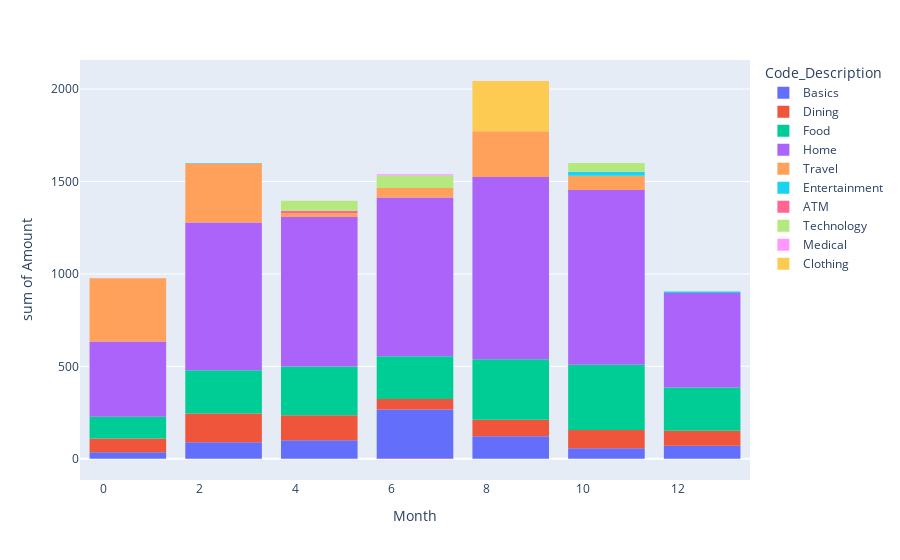

Here is the notebook cell this chart was saved with:
### Markdown cell above
Here's a similar chart that visualizes monthly expenses by code rather than by subcode.

One benefit of Plotly is that it makes filtering charts pretty easy. Suppose that you want to see what your monthly expenses look like without certain discretionary categories (such as travel and dining out). On the HTML version of this chart, you can simply click on the 'Dining' and 'Travel' categories to exclude them. The chart will then update to display only your non-dining and non-travel expenses.

### Code cell
fig_monthly_spending_by_selected_codes = px.histogram(df_expenses_by_selected_subcodes_by_month, x = 'Month', y = 'Amount', color = 'Code_Description', histfunc = 'sum')
# See https://plotly.com/python/histograms/ . I created a histogram instead 
# of a bar chart here in order to eliminate the lines in between different
# subcodes, which can be distracting.
fig_monthly_spending_by_selected_codes.update_layout(bargroupgap = 0.2)
fig_monthly_spending_by_selected_codes.write_html(chart_data_folder + '\\fig_monthly_spending_by_selected_codes.html') 
fig_monthly_spending_by_selected_codes.show()

### Figure 1 — Plotly figure (JSON) as saved in the notebook; plotly's stock layout.template omitted (floating-point values rounded to 4 significant figures)
{"data": [{"alignmentgroup": "True", "bingroup": "x", "histfunc": "sum", "hovertemplate": "Code_Description=Basics<br>Month=%{x}<br>sum of Amount=%{y}<extra></extra>", "legendgroup": "Basics", "marker": {"color": "#636efa", "pattern": {"shape": ""}}, "name": "Basics", "offsetgroup": "Basics", "orientation": "v", "showlegend": true, "type": "histogram", "x": [1, 1, 2, 2, 3, 3, 4, 4, 4, 4, 5, 5, 6, 6, 7, 7, 7, 7, 8, 8, 8, 9, 9, 10, 11, 11, 11, 11, 12, 12], "xaxis": "x", "y": [21.68, 13.75, 5.92, 24.75, 23.25, 35.75, 9.4, 9.04, 9.03, 19.25, 14.5, 39.14, 62.36, 33, 0.12, 14.3, 120.9, 35.75, 22.68, 49.82, 27.5, 5.61, 16.5, 27.5, 11.77, -15.84, 22, 11.28, 30.54, 40.38], "yaxis": "y"}, {"alignmentgroup": "True", "bingroup": "x", "histfunc": "sum", "hovertemplate": "Code_Description=Dining<br>Month=%{x}<br>sum of Amount=%{y}<extra></extra>", "legendgroup": "Dining", "marker": {"color": "#EF553B", "pattern": {"shape": ""}}, "name": "Dining", "offsetgroup": "Dining", "orientation": "v", "showlegend": true, "type": "histogram", "x": [1, 2, 3, 4, 5, 6, 7, 8, 9, 10, 11, 12], "xaxis": "x", "y": [74.33, 2.65, 152.2, 52.87, 82.03, 16.77, 40.14, 56.87, 31.74, 52.93, 46.2, 80.65], "yaxis": "y"}, {"alignmentgroup": "True", "bingroup": "x", "histfunc": "sum", "hovertemplate": "Code_Description=Food<br>Month=%{x}<br>sum of Amount=%{y}<extra></extra>", "legendgroup": "Food", "marker": {"color": "#00cc96", "pattern": {"shape": ""}}, "name": "Food", "offsetgroup": "Food", "orientation": "v", "showlegend": true, "type": "histogram", "x": [1, 2, 3, 3, 4, 4, 5, 5, 6, 7, 7, 8, 9, 9, 10, 10, 11, 11, 12, 12, 12], "xaxis": "x", "y": [116.9, 123.1, 110.2, 0.78, 157.1, 1.73, 105.1, 0.28, 140.2, 89.83, 0.96, 166.8, 157.3, 3.71, 143.4, 0.58, 5.81, 203.3, 4.73, 227.4, 1.57], "yaxis": "y"}, {"alignmentgroup": "True", "bingroup": "x", "histfunc": "sum", "hovertemplate": "Code_Description=Home<br>Month=%{x}<br>sum of Amount=%{y}<extra></extra>", "legendgroup": "Home", "marker": {"color": "#ab63fa", "pattern": {"shape": ""}}, "name": "Home", "offsetgroup": "Home", "orientation": "v", "showlegend": true, "type": "histogram", "x": [1, 1, 2, 3, 4, 4, 5, 6, 7, 7, 8, 9, 9, 10, 10, 11, 12, 12, 12], "xaxis": "x", "y": [8.29, 400, 400, 400, 7.75, 400, 400, 400, 8.9, 450, 450, 86.06, 450, 44.69, 450, 450, 48.39, 12.52, 450], "yaxis": "y"}, {"alignmentgroup": "True", "bingroup": "x", "histfunc": "sum", "hovertemplate": "Code_Description=Travel<br>Month=%{x}<br>sum of Amount=%{y}<extra></extra>", "legendgroup": "Travel", "marker": {"color": "#FFA15A", "pattern": {"shape": ""}}, "name": "Travel", "offsetgroup": "Travel", "orientation": "v", "showlegend": true, "type": "histogram", "x": [1, 1, 2, 2, 3, 4, 4, 5, 5, 6, 7, 7, 7, 8, 9, 10, 10, 10], "xaxis": "x", "y": [209.7, 132.3, 302.6, 11.59, 3.64, 4.52, 1.78, 4.56, 9.55, 18.21, 5.5, 21.95, 5.87, 8.22, 238.5, 2.41, 19.05, 55.01], "yaxis": "y"}, {"alignmentgroup": "True", "bingroup": "x", "histfunc": "sum", "hovertemplate": "Code_Description=Entertainment<br>Month=%{x}<br>sum of Amount=%{y}<extra></extra>", "legendgroup": "Entertainment", "marker": {"color": "#19d3f3", "pattern": {"shape": ""}}, "name": "Entertainment", "offsetgroup": "Entertainment", "orientation": "v", "showlegend": true, "type": "histogram", "x": [2, 10, 12], "xaxis": "x", "y": [4, 22.32, 8], "yaxis": "y"}, {"alignmentgroup": "True", "bingroup": "x", "histfunc": "sum", "hovertemplate": "Code_Description=ATM<br>Month=%{x}<br>sum of Amount=%{y}<extra></extra>", "legendgroup": "ATM", "marker": {"color": "#FF6692", "pattern": {"shape": ""}}, "name": "ATM", "offsetgroup": "ATM", "orientation": "v", "showlegend": true, "type": "histogram", "x": [4, 6, 9], "xaxis": "x", "y": [13.5, -1.31, -0.52], "yaxis": "y"}, {"alignmentgroup": "True", "bingroup": "x", "histfunc": "sum", "hovertemplate": "Code_Description=Technology<br>Month=%{x}<br>sum of Amount=%{y}<extra></extra>", "legendgroup": "Technology", "marker": {"color": "#B6E880", "pattern": {"shape": ""}}, "name": "Technology", "offsetgroup": "Technology", "orientation": "v", "showlegend": true, "type": "histogram", "x": [5, 6, 7, 11], "xaxis": "x", "y": [55.03, 35.41, 32.68, 47.54], "yaxis": "y"}, {"alignmentgroup": "True", "bingroup": "x", "histfunc": "sum", "hovertemplate": "Code_Description=Medical<br>Month=%{x}<br>sum of Amount=%{y}<extra></extra>", "legendgroup": "Medical", "marker": {"color": "#FF97FF", "pattern": {"shape": ""}}, "name": "Medical", "offsetgroup": "Medical", "orientation": "v", "showlegend": true, "type": "histogram", "x": [6], "xaxis": "x", "y": [6.12], "yaxis": "y"}, {"alignmentgroup": "True", "bingroup": "x", "histfunc": "sum", "hovertemplate": "Code_Description=Clothing<br>Month=%{x}<br>sum of Amount=%{y}<extra></extra>", "legendgroup": "Clothing", "marker": {"color": "#FECB52", "pattern": {"shape": ""}}, "name": "Clothing", "offsetgroup": "Clothing", "orientation": "v", "showlegend": true, "type": "histogram", "x": [8], "xaxis": "x", "y": [272.1], "yaxis": "y"}], "layout": {"bargroupgap": 0.2, "barmode": "relative", "legend": {"title": {"text": "Code_Description"}, "tracegroupgap": 0}, "margin": {"t": 60}, "xaxis": {"anchor": "y", "domain": [0, 1], "title": {"text": "Month"}}, "yaxis": {"anchor": "x", "domain": [0, 1], "title": {"text": "sum of Amount"}}}}
